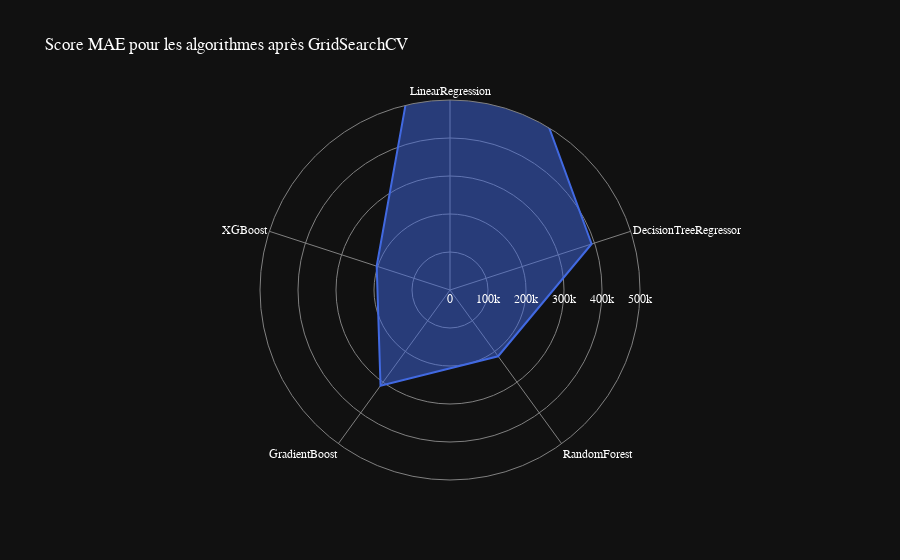

Here is the notebook cell this chart was saved with:
### Code cell
data = [
    {'r': mae_linear_regression_best_model, 'theta': 'LinearRegression'},
    {'r': mae_dtr_best_model, 'theta': 'DecisionTreeRegressor'},
    {'r': mae_rfr_best_model, 'theta': 'RandomForest'},
    {'r': mae_gbr_best_model, 'theta': 'GradientBoost'},
    {'r': mae_xgb_best_model, 'theta': 'XGBoost'}
]
fig = px.line_polar(data, r='r', theta='theta',title="Score MAE pour les algorithmes après GridSearchCV", line_close=True, template='plotly_dark', color_discrete_sequence=['royalblue'])
fig.update_traces(fill='toself')
# change la police
fig.update_layout(
    font=dict(
        family="Optima",
        size=12,
        color="white"
    )
)
# Masquer la ligne représentant les valeurs de 0 à 5 sur l'axe radial
fig.update_layout(
    polar=dict(
        radialaxis=dict(
            showline=False, # masquer la ligne sur l'axe radial
            range=[0,500000], # plage maximale de l'axe radial
            showticklabels=True
        )
    )
)
# changer les couleurs de fond et de la grille
fig.update_layout(
    polar=dict(
        radialaxis=dict(gridcolor='gray', linecolor='gray'),
        angularaxis=dict(gridcolor='gray', linecolor='gray')
    )
)
fig.show()

### Figure 1 — Plotly figure (JSON) as saved in the notebook; plotly's stock layout.template omitted (floating-point values rounded to 4 significant figures)
{"data": [{"fill": "toself", "hovertemplate": "r=%{r}<br>theta=%{theta}<extra></extra>", "legendgroup": "", "line": {"color": "royalblue", "dash": "solid"}, "marker": {"symbol": "circle"}, "mode": "lines", "name": "", "r": [1142000.0, 391800.0, 215500.0, 311100.0, 202900.0, 1142000.0], "showlegend": false, "subplot": "polar", "theta": ["LinearRegression", "DecisionTreeRegressor", "RandomForest", "GradientBoost", "XGBoost", "LinearRegression"], "type": "scatterpolar"}], "layout": {"font": {"color": "white", "family": "Optima", "size": 12}, "legend": {"tracegroupgap": 0}, "polar": {"angularaxis": {"direction": "clockwise", "gridcolor": "gray", "linecolor": "gray", "rotation": 90}, "domain": {"x": [0, 1], "y": [0, 1]}, "radialaxis": {"gridcolor": "gray", "linecolor": "gray", "range": [0, 500000], "showline": false, "showticklabels": true}}, "title": {"text": "Score MAE pour les algorithmes après GridSearchCV"}}}
